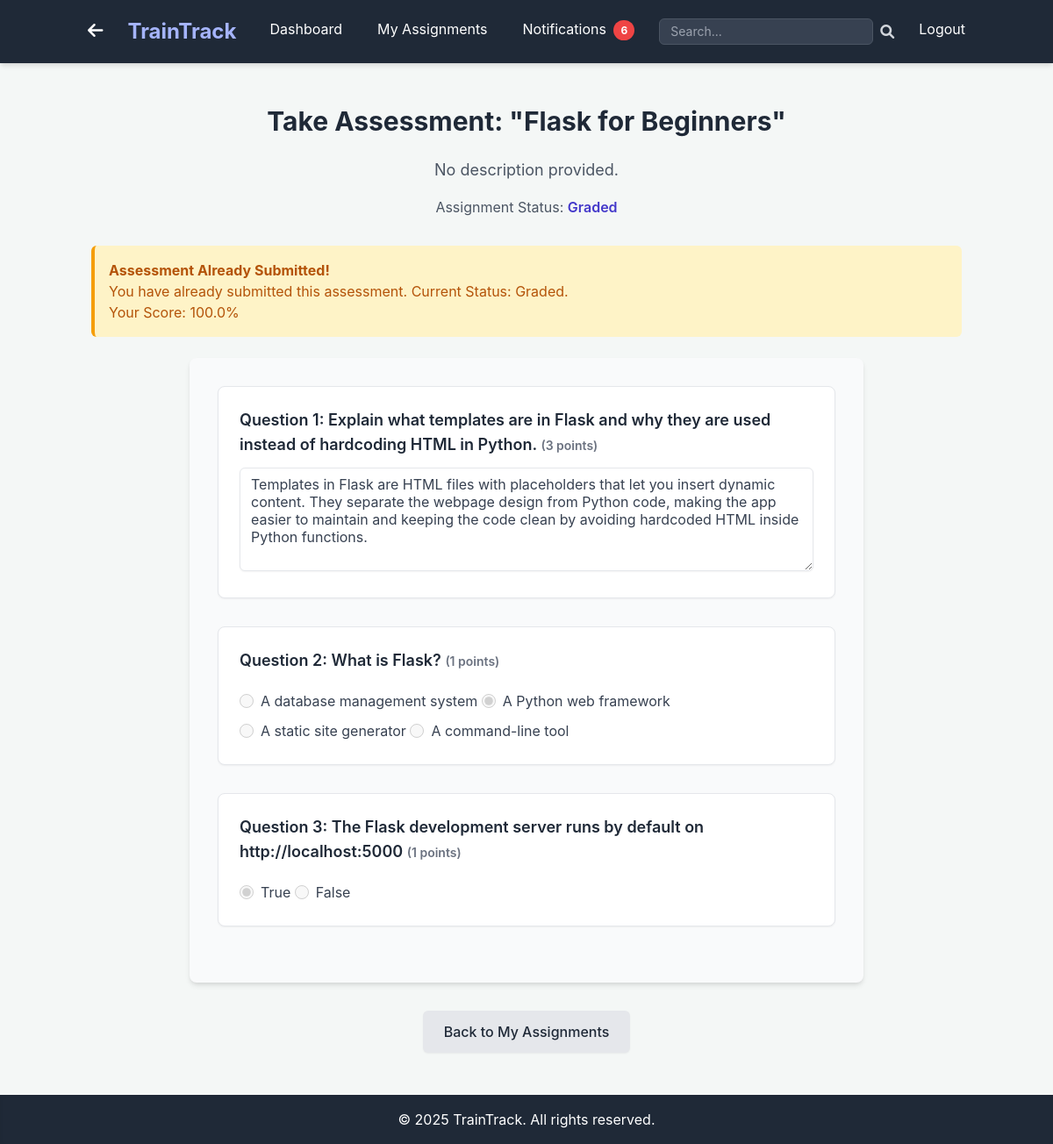
/trainee/assignments/3 (signed in), run on the app's committed database.
### app.py (models this page shows, shortened)
class Assessment(db.Model):
    id = db.Column(db.Integer, primary_key=True)
    name = db.Column(db.String(120), nullable=False)
    description = db.Column(db.Text, nullable=True)
    course_id = db.Column(db.Integer, db.ForeignKey('course.id'), nullable=True) # Optional: if part of a course
    created_at = db.Column(db.DateTime, default=datetime.utcnow)
    created_by_id = db.Column(db.Integer, db.ForeignKey('user.id'), nullable=False) # Admin who created it
    questions = db.relationship('Question', backref='assessment', lazy=True)
    assignments = db.relationship('Assignment', backref='assessment', lazy=True)

class Assignment(db.Model):
    id = db.Column(db.Integer, primary_key=True)
    trainee_id = db.Column(db.Integer, db.ForeignKey('user.id'), nullable=False)
    course_id = db.Column(db.Integer, db.ForeignKey('course.id'), nullable=True) # Either course_id or assessment_id or learning_path_id must be set
    assessment_id = db.Column(db.Integer, db.ForeignKey('assessment.id'), nullable=True) # Either course_id or assessment_id or learning_path_id must be set
    learning_path_id = db.Column(db.Integer, db.ForeignKey('learning_path.id'), nullable=True) # New field for learning path assignment
    assigned_by_id = db.Column(db.Integer, db.ForeignKey('user.id'), nullable=False) # Admin who assigned it
    assigned_at = db.Column(db.DateTime, default=datetime.utcnow)
    due_date = db.Column(db.DateTime, nullable=True)
    status = db.Column(db.String(50), default='assigned') # e.g., 'assigned', 'in_progress', 'completed', 'graded', 'submitted_for_grading'
    completion_date = db.Column(db.DateTime, nullable=True)
    score = db.Column(db.Float, nullable=True) # Overall score for the assignment
    completion_badge_link = db.Column(db.String(255), nullable=True) # New field for course completion badge
    submissions = db.relationship('Submission', backref='assignment', lazy=True)
    module_completions = db.relationship('TraineeModuleCompletion', backref='assignment', lazy=True) # New relationship for module completions

class Question(db.Model):
    id = db.Column(db.Integer, primary_key=True)
    assessment_id = db.Column(db.Integer, db.ForeignKey('assessment.id'), nullable=False)
    text = db.Column(db.Text, nullable=False)
    type = db.Column(db.String(50), nullable=False) # e.g., 'multiple_choice', 'open_ended', 'true_false'
    options = db.Column(db.Text, nullable=True) # JSON string for multiple choice options
    correct_answer = db.Column(db.Text, nullable=True) # For MC, TF. For open_ended, might be empty or a hint.
    points = db.Column(db.Integer, nullable=False, default=1)
    submissions = db.relationship('Submission', backref='question', lazy=True)

class Submission(db.Model):
    id = db.Column(db.Integer, primary_key=True)
    assignment_id = db.Column(db.Integer, db.ForeignKey('assignment.id'), nullable=False)
    question_id = db.Column(db.Integer, db.ForeignKey('question.id'), nullable=False)
    answer_text = db.Column(db.Text, nullable=True) # For open-ended or text answers
    submitted_at = db.Column(db.DateTime, default=datetime.utcnow)
    is_correct = db.Column(db.Boolean, nullable=True) # For auto-graded questions
    grade = db.Column(db.Float, nullable=True) # For manually graded open-ended questions
    graded_by_id = db.Column(db.Integer, db.ForeignKey('user.id'), nullable=True) # Admin who graded it
    graded_at = db.Column(db.DateTime, nullable=True)

### app.py (the view, shortened to what this page needs)
@app.route('/trainee/assignments/<int:assignment_id>')
@login_required
@trainee_required
def view_assignment(assignment_id):
    current_year = datetime.now().year
    assignment = db.session.get(Assignment, assignment_id) # Fix: Use db.session.get()
    if assignment is None:
        abort(404)
    if assignment.trainee_id != current_user.id:
        flash('You do not have permission to view this assignment.', 'danger')
        return redirect(url_for('my_assignments'))
    if assignment.course_id:
        course = db.session.get(Course, assignment.course_id) # Fix: Use db.session.get()
        if course is None:
            abort(404)
        modules = db.session.query(Module).filter_by(course_id=course.id).order_by(Module.id.asc()).all()
        module_completion_status = {}
        for module in modules:
            completion = db.session.query(TraineeModuleCompletion).filter_by(
                assignment_id=assignment.id,
                module_id=module.id
            ).first()
            module_completion_status[module.id] = True if completion else False
        return render_template('trainee/view_course.html', title=course.name, course=course, assignment=assignment, modules=modules, module_completion_status=module_completion_status, current_year=current_year)
    elif assignment.assessment_id:
        assessment = db.session.get(Assessment, assignment.assessment_id) # Fix: Use db.session.get()
        if assessment is None:
            abort(404)
        questions = db.session.query(Question).filter_by(assessment_id=assessment.id).all()
        return render_template('trainee/take_assessment.html', title=assessment.name, assessment=assessment, questions=questions, assignment=assignment, current_year=current_year)
    else:
        flash('This assignment does not link to a valid course, assessment, or learning path.', 'danger')
        return redirect(url_for('my_assignments'))

### app.py (called while the page is built)
@app.template_filter('from_json')
def from_json_filter(value):
    if value:
        return json.loads(value)
    return None

def role_required(role):
    def decorator(f):
        @wraps(f)
        def decorated_function(*args, **kwargs):
            if not current_user.is_authenticated or current_user.role != role:
                flash('You do not have permission to access this page.', 'danger')
                return redirect(url_for('dashboard')) # Redirect to dashboard or login
            return f(*args, **kwargs)
        return decorated_function
    return decorator

@login_manager.user_loader
def load_user(user_id):
    return db.session.get(User, int(user_id))

@app.context_processor
def inject_unread_notifications_count():
    if current_user.is_authenticated:
        unread_count = Notification.query.filter_by(recipient_id=current_user.id, is_read=False).count()
        return dict(unread_notifications_count=unread_count)
    return dict(unread_notifications_count=0)

### templates/trainee/take_assessment.html (shortened to what this page needs)
{% extends "base.html" %}
{% block content %}
    <h1 class="text-3xl font-bold text-gray-800 mb-6 text-center">Take Assessment: "{{ assessment.name }}"</h1>
    <p class="text-lg text-gray-600 mb-4 text-center">{{ assessment.description if assessment.description else 'No description provided.' }}</p>
    <p class="text-md text-gray-600 mb-8 text-center">Assignment Status: <span class="font-semibold text-indigo-700">{{ assignment.status.replace('_', ' ').title() }}</span></p>
    {% if assignment.status in ['completed', 'graded', 'submitted_for_grading'] %}
        <div class="bg-yellow-100 border-l-4 border-yellow-500 text-yellow-700 p-4 mb-6 rounded-md" role="alert">
            <p class="font-bold">Assessment Already Submitted!</p>
            <p>You have already submitted this assessment. Current Status: {{ assignment.status.replace('_', ' ').title() }}.</p>
            {% if assignment.score is not none %}
                <p>Your Score: {{ assignment.score | round(2) }}%</p>
            {% endif %}
        </div>
    {% endif %}
    <form method="POST" action="{{ url_for('submit_assignment', assignment_id=assignment.id) }}" class="max-w-3xl mx-auto bg-gray-50 p-8 rounded-lg shadow-md">
        {% for question in questions %}
            <div class="mb-8 p-6 border border-gray-200 rounded-lg bg-white shadow-sm">
                <p class="text-lg font-semibold text-gray-800 mb-3">Question {{ loop.index }}: {{ question.text }} <span class="text-sm text-gray-500">({{ question.points }} points)</span></p>
                {% set existing_submission = assignment.submissions | selectattr('question_id', 'equalto', question.id) | first %}
                {% set submitted_answer = existing_submission.answer_text if existing_submission else '' %}
                {% if question.type == 'multiple_choice' %}
                    {% set options = question.options | from_json %}
                    {% if options %}
                        <div class="space-y-2">
                            {% for option in options %}
                                <label class="inline-flex items-center text-gray-700">
                                    <input type="radio" name="question_{{ question.id }}" value="{{ option }}" class="form-radio h-4 w-4 text-indigo-600"
                                           {% if submitted_answer == option %}checked{% endif %}
                                           {% if assignment.status in ['completed', 'graded', 'submitted_for_grading'] %}disabled{% endif %}
                                           aria-label="Option {{ option }}">
                                    <span class="ml-2">{{ option }}</span>
                                </label>
                            {% endfor %}
                        </div>
                    {% else %}
                        <p class="text-red-500">No options defined for this question.</p>
                    {% endif %}
                {% elif question.type == 'open_ended' %}
                    <textarea name="question_{{ question.id }}" rows="5"
                              class="shadow-sm appearance-none border rounded-md w-full py-2 px-3 text-gray-700 leading-tight focus:outline-none focus:ring-2 focus:ring-indigo-500 focus:border-transparent transition duration-200"
                              {% if assignment.status in ['completed', 'graded', 'submitted_for_grading'] %}readonly{% endif %}
                              aria-label="Open-ended answer textarea">{{ submitted_answer }}</textarea>
                {% endif %}
            </div>
        {% endfor %}
    </form>
    <div class="mt-8 text-center">
        <a href="{{ url_for('my_assignments') }}" class="inline-block bg-gray-200 text-gray-800 px-6 py-3 rounded-md font-medium hover:bg-gray-300 transition duration-300 shadow-sm">
            Back to My Assignments
        </a>
    </div>
{% endblock %}

### templates/base.html (style rules this page uses)
body { font-family: "Inter", sans-serif; background-color: #f4f7f6; }

### data on the page
Assessment: name "Flask for Beginners", description "No description provided."
Assignment: status.replace "Graded", score "100.0"
Question: text "Explain what templates are in Flask and why they are used instead of hardcoding HTML in Python.", points "3", id "Templates in Flask are HTML files with placeholders that let you insert dynamic content. They separate the webpage design from Python code, making the app easier to maintain and keeping the code clean by avoiding hardcoded HTML inside Python functions."
Question: text "What is Flask?", points "1", id "☐ A database management system" "☑ A Python web framework" "☐ A static site generator" "☐ A command-line tool", options "A database management system" "A Python web framework" "A static site generator" "A command-line tool"
Question: text "The Flask development server runs by default on http://localhost:5000", points "1", id "☑ True" "☐ False", options "True" "False"

### other printed values
{{ unread_notifications_count }} "6"
